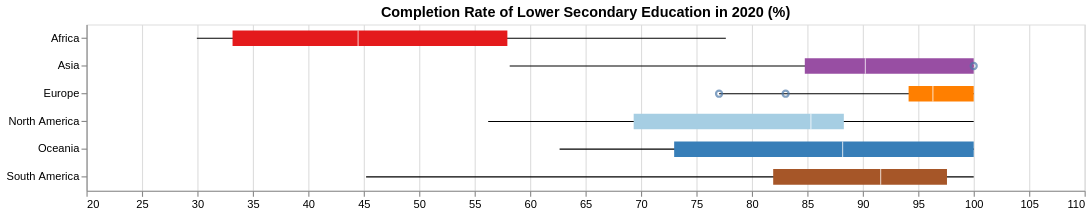

The Vega-Lite source for this figure:
### Vega-Lite specification from a JSON file in a GitHub repository (floating-point values rounded to 4 significant figures)
{"$schema": "https://vega.github.io/schema/vega-lite/v5.json", "title": "Completion Rate of Lower Secondary Education in 2020 (%)", "width": 900, "height": 150, "data": {"values": [{"Species": "Africa", "lower": 29.95, "q1": 33.17, "median": 44.49, "q3": 57.95, "upper": 77.65, "outliers": []}, {"Species": "Asia", "lower": 58.16, "q1": 84.77, "median": 90.23, "q3": 100, "upper": 100, "outliers": [100]}, {"Species": "Europe", "lower": 77.04, "q1": 94.13, "median": 96.32, "q3": 100, "upper": 100, "outliers": [83.04, 77.04]}, {"Species": "North America", "lower": 56.22, "q1": 69.34, "median": 85.32, "q3": 88.29, "upper": 100, "outliers": []}, {"Species": "Oceania", "lower": 62.66, "q1": 72.99, "median": 88.18, "q3": 100, "upper": 100, "outliers": []}, {"Species": "South America", "lower": 45.21, "q1": 81.92, "median": 91.61, "q3": 97.59, "upper": 100, "outliers": []}]}, "encoding": {"y": {"field": "Species", "type": "nominal", "title": null}, "tooltip": [{"field": "Species", "type": "nominal", "title": "Country"}, {"field": "lower", "type": "quantitative", "title": "Minimum"}, {"field": "q1", "type": "quantitative", "format": ",.2f", "title": "Q1"}, {"field": "median", "type": "quantitative", "format": ",.2f", "title": "Median"}, {"field": "q3", "type": "quantitative", "format": ",.2f", "title": "Q3"}, {"field": "upper", "type": "quantitative", "title": "Maximum"}]}, "layer": [{"mark": {"type": "rule"}, "encoding": {"x": {"field": "lower", "type": "quantitative", "scale": {"domain": [25, 105]}, "title": null}, "x2": {"field": "upper"}}}, {"mark": {"type": "bar", "size": 14}, "encoding": {"x": {"field": "q1", "type": "quantitative"}, "x2": {"field": "q3"}, "color": {"field": "Species", "type": "nominal", "legend": null, "scale": {"range": ["#e41a1c", "#984ea3", "#ff7f00", "#a6cee3", "#377eb8", "#a65628"]}}}}, {"mark": {"type": "tick", "color": "white", "size": 14}, "encoding": {"x": {"field": "median", "type": "quantitative"}}}, {"transform": [{"flatten": ["outliers"]}], "mark": {"type": "point", "style": "boxplot-outliers"}, "encoding": {"x": {"field": "outliers", "type": "quantitative"}}}]}
